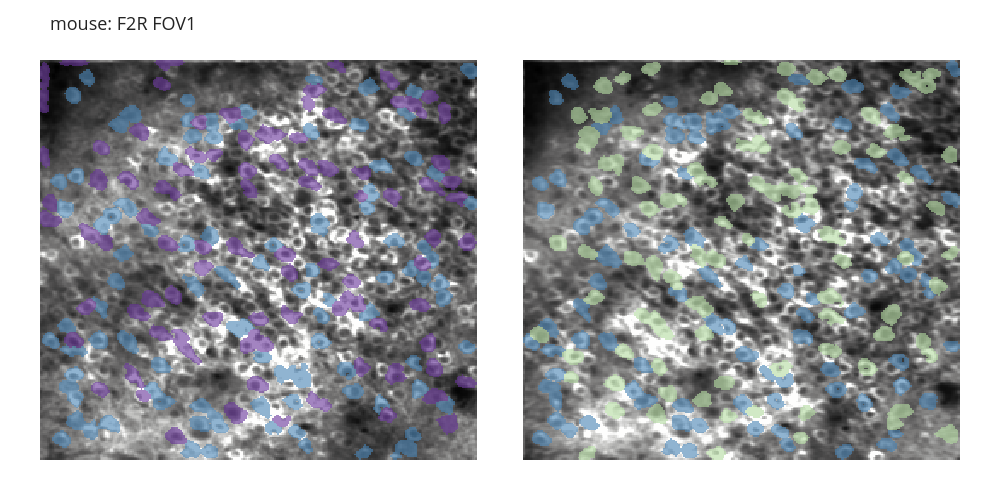

Here is the notebook cell this chart was saved with:
### Code cell
file_key='/Volumes/AM_SSD3/Tone2P/Data_info_TFC.csv'
base_dir='/Volumes/AM_SSD3/Tone2P'#home directory for the experiment
FOVs=['FOV1']
ani='F2R'
plot_cell_reg(ani,FOVs[0],2,base_dir,file_key)
#plot_cell_reg(ani,FOVs[1],2,base_dir,file_key)

### Figure 1 — Plotly figure (JSON) as saved in the notebook; plotly's stock layout.template omitted (floating-point values rounded to 4 significant figures; data arrays with more than 128 entries replaced by an {"elided": "..."} marker saying what was removed)
{"data": [{"colorscale": [[0, "rgb(0, 0, 0)"], [0.09091, "rgb(16, 16, 16)"], [0.1818, "rgb(38, 38, 38)"], [0.2727, "rgb(59, 59, 59)"], [0.3636, "rgb(81, 80, 80)"], [0.4545, "rgb(102, 101, 101)"], [0.5455, "rgb(124, 123, 122)"], [0.6364, "rgb(146, 146, 145)"], [0.7273, "rgb(171, 171, 170)"], [0.8182, "rgb(197, 197, 195)"], [0.9091, "rgb(224, 224, 223)"], [1, "rgb(254, 254, 253)"]], "showscale": false, "type": "heatmap", "xaxis": "x", "yaxis": "y", "z": {"elided": "256x256 float values"}, "zmax": 32.88, "zmin": 7.993}, {"colorbar": {"thickness": 15, "ticktext": ["Both", "Baseline Only"], "tickvals": [0.5, 1.5], "x": 0}, "colorscale": [[0, "#4682b4"], [0.5, "#4682b4"], [0.5, "#663399"], [1, "#663399"]], "opacity": 0.6, "showscale": false, "type": "heatmap", "xaxis": "x", "yaxis": "y", "z": {"elided": "256x256 float values"}, "zmax": 2, "zmin": 0}, {"colorscale": [[0, "rgb(0, 0, 0)"], [0.09091, "rgb(16, 16, 16)"], [0.1818, "rgb(38, 38, 38)"], [0.2727, "rgb(59, 59, 59)"], [0.3636, "rgb(81, 80, 80)"], [0.4545, "rgb(102, 101, 101)"], [0.5455, "rgb(124, 123, 122)"], [0.6364, "rgb(146, 146, 145)"], [0.7273, "rgb(171, 171, 170)"], [0.8182, "rgb(197, 197, 195)"], [0.9091, "rgb(224, 224, 223)"], [1, "rgb(254, 254, 253)"]], "showscale": false, "type": "heatmap", "xaxis": "x2", "yaxis": "y2", "z": {"elided": "256x256 float values"}, "zmax": 29.23, "zmin": 5.693}, {"colorbar": {"thickness": 15, "ticktext": ["Both", "Post Only"], "tickvals": [0.5, 1.5], "x": 1}, "colorscale": [[0, "#4682b4"], [0.5, "#4682b4"], [0.5, "#b3dba0"], [1, "#b3dba0"]], "opacity": 0.6, "showscale": false, "type": "heatmap", "xaxis": "x2", "yaxis": "y2", "z": {"elided": "256x256 float values"}, "zmax": 2, "zmin": 0}], "layout": {"dragmode": "pan", "font": {"size": 13}, "height": 500, "margin": {"b": 40, "l": 40, "r": 40, "t": 60}, "title": {"text": "mouse: F2R FOV1"}, "width": 1000, "xaxis": {"anchor": "y", "domain": [0, 0.475], "matches": "x", "showticklabels": false, "visible": false}, "xaxis2": {"anchor": "y2", "domain": [0.525, 1], "matches": "x", "showticklabels": false, "visible": false}, "yaxis": {"anchor": "x", "autorange": "reversed", "domain": [0, 1], "showticklabels": false, "visible": false}, "yaxis2": {"anchor": "x2", "domain": [0, 1], "matches": "y", "showticklabels": false, "visible": false}}}
